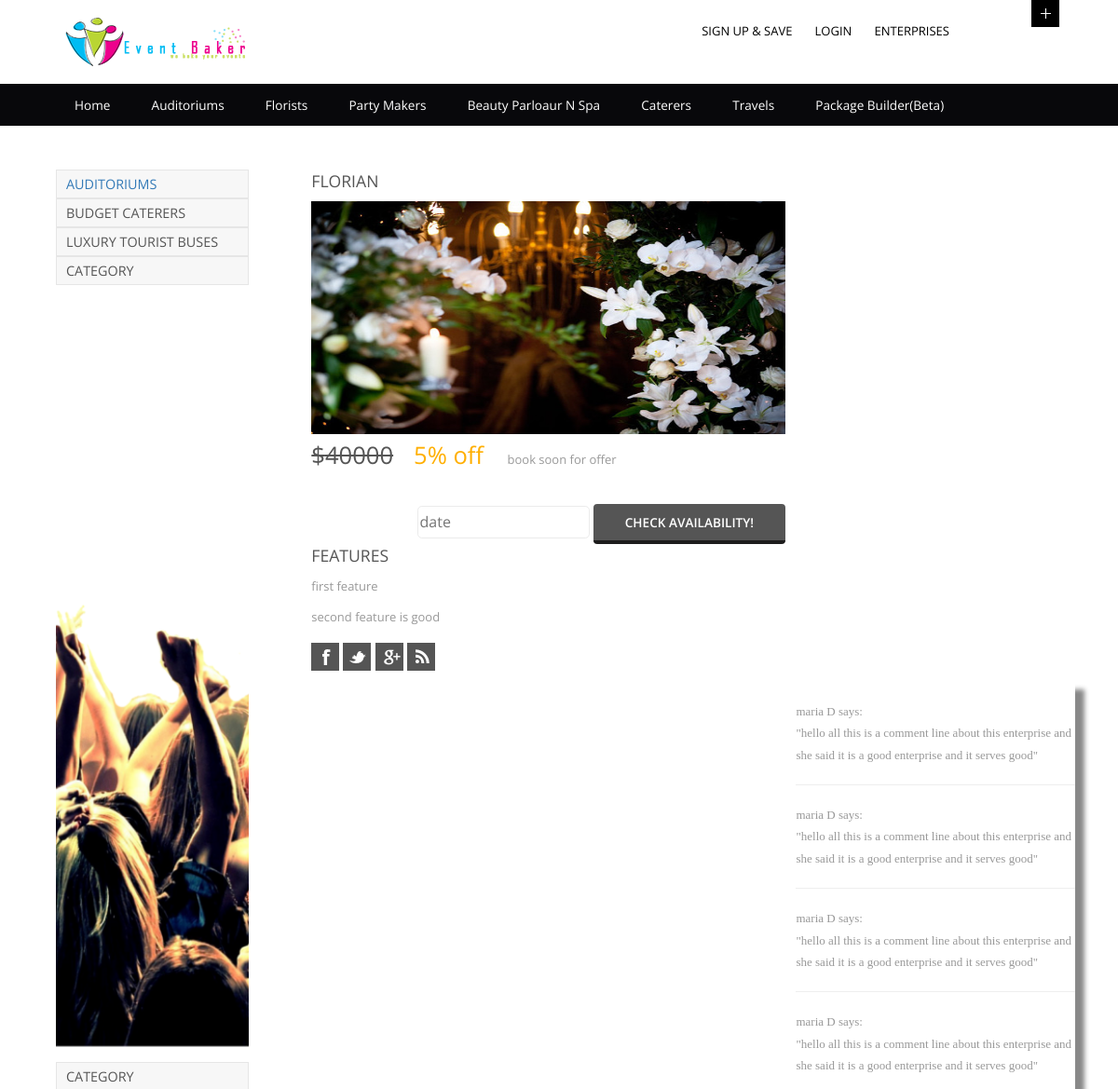
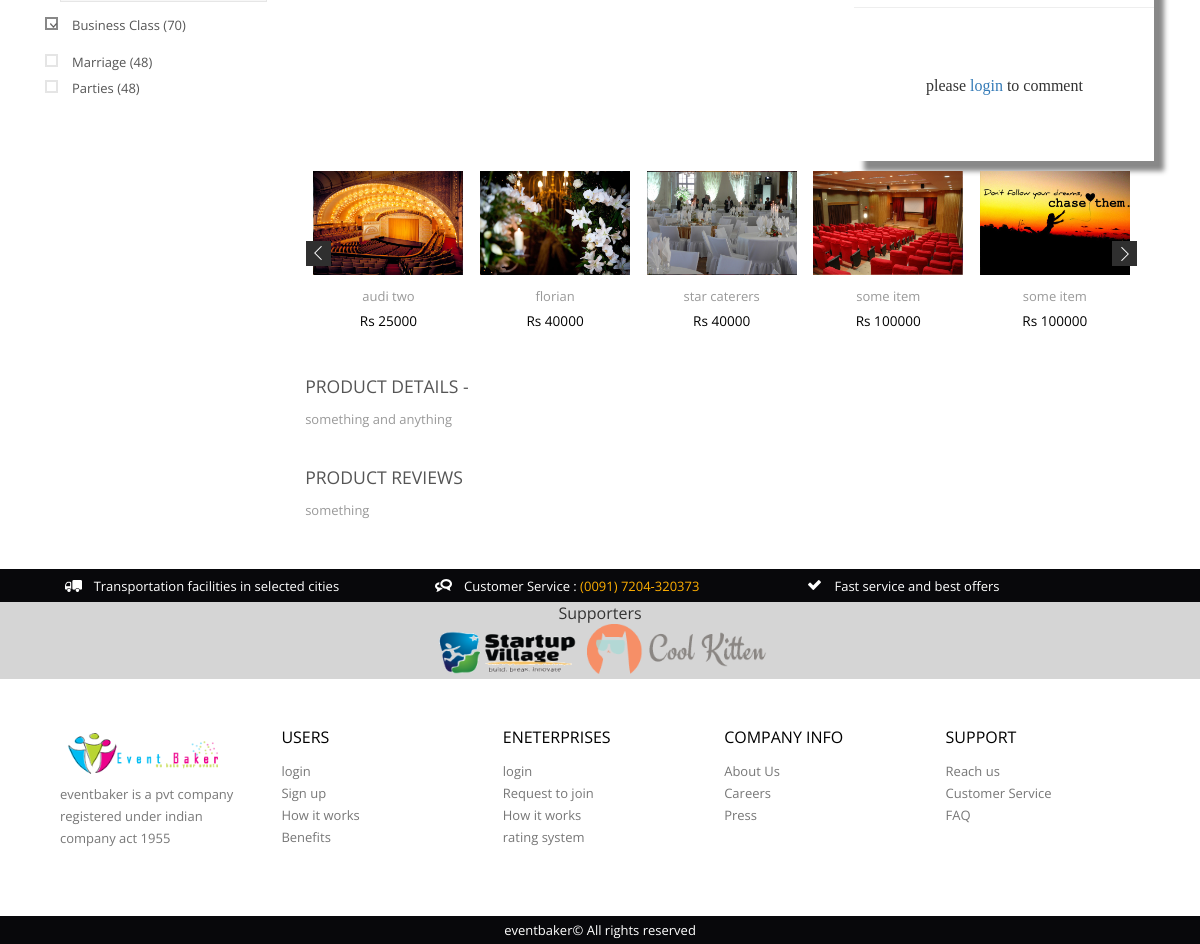
Screenshot of /details.php?id=4 with the database file from the repository (2 pictures, top to bottom).
### tables this page shows
CREATE TABLE `gallery` (
  `item_id` int(11) NOT NULL AUTO_INCREMENT,
  `itemname` varchar(25) NOT NULL,
  `category` varchar(20) NOT NULL,
  `class` varchar(20) NOT NULL,
  `city` varchar(20) NOT NULL,
  `country` varchar(20) NOT NULL,
  `rent` int(11) NOT NULL,
  `rating` int(11) DEFAULT NULL,
  `description` varchar(500) DEFAULT NULL,
  `review` varchar(500) DEFAULT NULL,
  `feature1` varchar(100) DEFAULT NULL,
  `feature2` varchar(100) DEFAULT NULL,
  `feature3` varchar(100) DEFAULT NULL,
  `feature4` varchar(100) DEFAULT NULL,
  `feature5` varchar(100) DEFAULT NULL,
  `offer` int(11) DEFAULT NULL,
  `enabled` varchar(3) DEFAULT 'yes',
  `imgpath` varchar(255) DEFAULT NULL,
  `occassion` varchar(20) DEFAULT NULL,
  PRIMARY KEY (`item_id`)
);

### details.php (the view, shortened to what this page needs)
<?php include('header.php');?>
       <?php include('sidebar.php')?>
		<div class="cont span_2_of_3">
			<div class="cont1 span_2_of_a1">
<?php
require('connect.php');
$name=$_GET['id'];
$result = mysqli_query($con,"SELECT * FROM gallery where item_id=$name");
while($row = mysqli_fetch_array($result))
  {
echo "<h3 class='m_3'>".$row['itemname']."</h3>";
echo "<img src='".$row['imgpath']."' style='height:250px;width:100%'>
				<div class='price_single'>
							  <span class='reducedfrom'>$".$row['rent']."</span>
							  <span class='actual'>".$row['offer']."% off</span><a href='#'>book soon for offer</a>
							</div>
				<div class='btn_form'>
				   <form class='right-form' action='check_available.php' method='post'>
					<input type='hidden' value='$name' name='ad'>
					<input type='text' placeholder='date' name='date' id='inputField' style='display:inline-block;height:35px;'>
					 <input type='submit' value='CHECK AVAILABILITY!' title=''>
				  </form>
<br>
				</div>
     	<h3 class='m_3'>features</h3>
<ol>
<li><p class='m_desc'>".$row['feature1']."</p></li>
<li><p class='m_desc'>".$row['feature2']."</p></li>
<li><p class='m_desc'>".$row['feature3']."</p></li>
<li><p class='m_desc'>".$row['feature4']."</p></li>
<li><p class='m_desc'>".$row['feature5']."</p></li>
</ol>";
}
?>
                <div class='social_single'>
				   <ul>
					  <li class='fb'><a href='#'><span> </span></a></li>
					  <li class='tw'><a href='#'><span> </span></a></li>
					  <li class='g_plus'><a href='#'><span> </span></a></li>
					  <li class='rss'><a href='#'><span> </span></a></li>
				   </ul>
			    </div>
			</div>
<div id="right-bar" style="float:right;width:300px;
height:600px;
background-color:white;
box-shadow: 10px 10px 5px #888888;position:relative;left:2%;"><br>
<div style="width:100%;height:450px;overflow:scroll">
<ul class="listing">
<li><p class='m_desc'><i>maria D says:</i><br>"hello all this is a comment line about this enterprise and she said it is a good enterprise and it serves good"</p><hr></li>
<li><p class='m_desc'><i>maria D says:</i><br>"hello all this is a comment line about this enterprise and she said it is a good enterprise and it serves good"</p><hr></li>
<li><p class='m_desc'><i>maria D says:</i><br>"hello all this is a comment line about this enterprise and she said it is a good enterprise and it serves good"</p><hr></li>
<li><p class='m_desc'><i>maria D says:</i><br>"hello all this is a comment line about this enterprise and she said it is a good enterprise and it serves good"</p><hr></li>
<li><p class='m_desc'><i>maria D says:</i><br>"hello all this is a comment line about this enterprise and she said it is a good enterprise and it serves good"</p><hr></li>
</ul>
</div>
<?php if(isset($_SESSION['email'])){
echo
"<form method='post' action='comment.php'>
<textarea name='comments' style='width:98%;height:80px'></textarea>
<input type='submit' value='post' style='float:right'>
</form>";}
else{
	echo"<br><br><center><p class='listing'>please <a href='login.php'>login</a> to comment</p></center>";}
?>
</div>
         <ul id="flexiselDemo3">
<?php
$result = mysqli_query($con,"SELECT * FROM gallery");
while($row = mysqli_fetch_array($result))
  {
echo "<li><img src='".$row['imgpath']."' /><div class='grid-flex'><a href='details.php?id=".$row['item_id']."'>". $row['itemname'] . "</a><p>Rs ". $row['rent'] . "</p></div></li>";
}
?>
		 </ul>
	 <div class="toogle">
     	<h3 class="m_3">Product Details -</h3>
<?php
$result = mysqli_query($con,"SELECT * FROM gallery WHERE item_id='$name' ");
while($row = mysqli_fetch_array($result))
  {
 ?>
     	<p class="m_text"><?php echo $row['description'];  ?></p>
     </div>
	 <div class="toogle">
     	<h3 class="m_3">Product Reviews</h3>
     	<p class="m_text"><?php echo $row['review']; } ?></p>
     </div>
     </div>
	 </div>
     </div>
	 <?php include('footer.php');?>

### header.php (shortened to what this page needs)
<!DOCTYPE HTML>
<html>
<head>
<link href="css/bootstrap.min.css" rel="stylesheet">
<link href="css/style.css" rel="stylesheet" type="text/css" media="all" />
<link href="css/form.css" rel="stylesheet" type="text/css" media="all" />
<link href="forms.css" rel="stylesheet" type="text/css" media="all" />
<link rel="stylesheet" type="text/css" media="all" href="jsDatePick_ltr.min.css" />
<link href="css/megamenu.css" rel="stylesheet" type="text/css" media="all" />
</head>
<body>
  <div class="header-top">
	 <div class="wrap">
		<div class="logo">
			<a href="index.php"><img src="images/logo.png" alt=""/></a>
	    </div>
	    <div class="cssmenu">
		   <ul><?php	if(!isset($_SESSION['email'])){
			 echo "<li class='active'><a href='register.php'>Sign up & Save</a></li>
			 <li><a href='login.php'>Login</a></li>
			<li><a href='enterprise_login.php'>Enterprises</a></li>";}
			else
				{
				echo "
				<li><a href='wishlist.php'>Wishlist</a></li>
				<li><a href='checkout.php'>CheckOut</a></li>
				<li><a href='logout.php'>logout</a></li>";
				}?>
		   </ul>
		</div>
		<ul class="icon2 sub-icon2 profile_img">
			<li><a class="active-icon c2" href="#"> </a>
			</li>
		</ul>
 	</div>
   </div>
   <div class="header-bottom">
   	<div class="wrap">
		<ul class="megamenu skyblue">
		    <li><a class="color1" href="index.php">Home</a></li>
			<li class="grid"><a class="color2" href="auditorium.php">Auditoriums</a></li>
  			   <li class="active grid"><a class="color4" href="florists.php">Florists</a></li>
				<li><a class="color4" href="party_makers.php">Party makers</a></li>
				<li><a class="color6" href="beautyspa.php">Beauty parloaur N Spa</a></li>
				<li><a class="color7" href="caterers.php">Caterers</a></li>
				<li><a class="color11" href="travels.php">Travels</a></li>
				<li><a class="color10" href="packages.php">Package Builder(beta)</a></li>
		   </ul>
     	</div>
       </div>

### sidebar.php
<div class="login">
         <div class="wrap">
     	    <div class="rsidebar span_1_of_left">
				   <section  class="sky-form">
<h4><a href="auditorium.php">Auditoriums</a></h4>
<h4>Budget caterers</h4>
<h4>Luxury tourist buses</h4>
<h4>Category</h4>
                   	  <a href="http://www.google.com"><img src="images/tall.png" style="width:100%"></a>
                   	  <h4>Category</h4>
						<div class="row row1 scroll-pane">
							<div class="col col-4">
								<label class="checkbox"><input type="checkbox" name="checkbox" checked=""><i></i>Business class (70)</label>
							</div>
							<div class="col col-4">
								<label class="checkbox"><input type="checkbox" name="checkbox"><i></i>Marriage (48)</label>
								<label class="checkbox"><input type="checkbox" name="checkbox"><i></i>Parties (48)</label>
						    </div>
						</div>
		</div>

### footer.php (shortened to what this page needs)
<div class="footer">
       	   <div class="footer-top">
       		<div class="wrap">
       			   <div class="col_1_of_footer-top span_1_of_footer-top">
				  	 <ul class="f_list">
				  	 	<li><img src="images/f_icon.png" alt=""/><span class="delivery">Transportation facilities in selected cities</span></li>
				  	 </ul>
				   </div>
				   <div class="col_1_of_footer-top span_1_of_footer-top">
				  	<ul class="f_list">
				  	 	<li><img src="images/f_icon1.png" alt=""/><span class="delivery">Customer Service :<span class="orange"> (0091) 7204-320373</span></span></li>
				  	 </ul>
				   </div>
				   <div class="col_1_of_footer-top span_1_of_footer-top">
				  	<ul class="f_list">
				  	 	<li><img src="images/f_icon2.png" alt=""/><span class="delivery">Fast service and best offers</span></li>
				  	 </ul>
				   </div>
			 </div>
       	    </div>
       	     <div class="footer-middle">
       	 	<div class="wrap">
       	 		<div class="section group">
<center><h3>Supporters</h3><img src="images/lgs.png" style="height:50px"><img src="images/logo1.png" style="height:50px"></center>
			   </div>
       	 	</div>
       	 </div>
       	 <div class="footer-bottom">
       	 	<div class="wrap">
       	 		<div class="section group">
				<div class="col_1_of_5 span_1_of_5">
					<ul class="sub_list">
						<img src="images/logo.png">
					  <li><a>eventbaker is a pvt company registered under indian company act 1955</a></li>
			        </ul>
				</div>
				<div class="col_1_of_5 span_1_of_5">
					<h3 class="m_9">USERS</h3>
					<ul class="list1">
				    <li><a href="auditorium.php?search_key&class=business class">login</a></li>
			            <li><a href="travels.php?search_key&class=luxury">Sign up</a></li>
			            <li><a href="#">How it works</a></li>
			            <li><a href="auditorium.php?search_key&rating=5">Benefits</a></li>
		            </ul><br>
				</div>
				<div class="col_1_of_5 span_1_of_5">
					<h3 class="m_9">Eneterprises</h3>
					<ul class="list1">
				    <li><a href="auditorium.php?search_key&class=business class">login</a></li>
			            <li><a href="travels.php?search_key&class=luxury">Request to join</a></li>
			            <li><a href="#">How it works</a></li>
			            <li><a href="auditorium.php?search_key&rating=5">rating system</a></li>
		            </ul>
				</div>
				<div class="col_1_of_5 span_1_of_5">
					<h3 class="m_9">Company Info</h3>
					<ul class="list1">
					   <li><a href="shop.php">About Us</a></li>
			           <li><a href="shop.php">Careers</a></li>
			           <li><a href="shop.php">Press</a></li>
		            </ul>
				</div>
				<div class="col_1_of_5 span_1_of_5">
					<h3 class="m_9">Support</h3>
					<ul class="list1">
					   <li><a href="shop.php">Reach us</a></li>
					   <li><a href="shop.php">Customer Service</a></li>
					   <li><a href="shop.php">FAQ</a></li>
		            </ul>
				</div>
			</div>
       	  </div>
       	 </div>
       	 <div class="copy">
       	   <div class="wrap">
       	   	  <p>eventbaker© All rights reserved</p>
       	   </div>
       	 </div>
       </div>
</body>
</html>

### css/form.css (style rules this page uses)
.row1 { outline:none; padding: 20px; overflow: auto; height: 200px; }
.sky-form h4 { color: #555; font-size: 0.9em; padding: 5px 10px; background: #F7F7F7; border: 1px solid #E6E6E6; text-transform: uppercase; }
.sky-form .input, .sky-form .select, .sky-form .textarea, .sky-form .radio, .sky-form .checkbox, .sky-form .toggle, .sky-form .button { position: relative; display: block; }
.sky-form .radio,.sky-form .checkbox { outline:none; border:none; margin-bottom: 4px; padding-left: 27px; font-size: 13px; line-height: 27px; color: #555555; cursor: pointer; text-transform: capitalize; }
.sky-form .radio:last-child, .sky-form .checkbox:last-child { margin-bottom: 0; }
.sky-form .radio i, .sky-form .checkbox i { position: absolute; top: 5px; left: 0; display: block; width: 13px; height: 13px; outline: none; border-width: 2px; border-style: solid; background: #fff; }
.sky-form .radio input + i:after, .sky-form .checkbox input + i:after { position: absolute; opacity: 0; transition: opacity 0.1s; -o-transition: opacity 0.1s; -ms-transition: opacity 0.1s; -moz-transition: opacity 0.1s; -webkit-transition: opacity 0.1s; }
.sky-form .radio input:checked + i:after, .sky-form .checkbox input:checked + i:after { opacity: 1; }
.sky-form .checkbox input + i:after { content:''; top: 0px; left:-3px; width: 15px; height: 15px; background: url(../images/b-arrow.png); text-align: center; }
.sky-form .checkbox input + i:after { color:#fff; }
.sky-form .checkbox i { border-color:#E5E5E5; }
.sky-form .radio input:checked + i, .sky-form .checkbox input:checked + i, .sky-form .toggle input:checked + i { border-color:#888; }

### forms.css (style rules this page uses)
.right-form { float:right; }
form { padding-bottom: 2em; }
.right-form input,password,select,textarea { display:inline-block; color:#4D4949; border:1px solid #EBEBEB; border-radius: 0.3em; -webkit-border-radius:0.3em; -moz-border-radius:0.3em; -o-border-radius:0.3em; margin-bottom: 10px; }
input[type="submit"] { font-size:18px; display: inline-block; font-weight:600; color: #fff; cursor: pointer; font-family: 'Open Sans', sans-serif; border:none; background: #ffe49e; background: -moz-linear-gradient(top, #ffe49e 0%, #ffb700 3%, #ffad00 35%, #ff9000 97%, #e27f00 100%); background: -webkit-gradient(linear, left top, left bottom, color-stop(0%,#ffe49e), color-stop(3%,#ffb700), color-stop(35%,#ffad00), color-stop(97%,#ff9000), color-stop(100%,#e27f00)); background: -webkit-linear-gradient(top, #ffe49e 0%,#ffb700 3%,#ffad00 35%,#ff9000 97%,#e27f00 100%); background: -o-linear-gradient(top, #ffe49e 0%,#ffb700 3%,#ffad00 35%,#ff9000 97%,#e27f00 100%); background: -ms-linear-gradient(top, #ffe49e 0%,#ffb700 3%,#ffad00 35%,#ff9000 97%,#e27f00 100%); background: linear-gradient(to bottom, #ffe49e 0%,#ffb700 3%,#ffad00 35%,#ff9000 97%,#e27f00 100%); filter: progid:DXImageTransform.Microsoft.gradient( startColorstr='#ffe49e', endColorstr='#e27f00',GradientType=0 ); }

### css/megamenu.css (style rules this page uses)
.megamenu { margin-bottom:0px;padding:0;width:100%;list-style:none;display:inline-block;position:relative; }
.megamenu li { margin-bottom:-5px;display:inline }
.megamenu>li>a { float:left;padding:8px 20px;text-decoration:none;text-transform:capitalize;font-size:0.85em; -webkit-transition: all 0.3s ease-in-out; -moz-transition: all 0.3s ease-in-out; -o-transition: all 0.3s ease-in-out; transition: all 0.3s ease-in-out; }
.skyblue li>a,.skyblue>li.showhide span { color:#fff }

### details.php (style rules this page uses)
.listing { font-family:myFirstFont; }

### rows the page displays
gallery: itemname "FLORIAN", imgpath (picture), rent "40000", offer "5", feature1 "first feature", feature2 "second feature is good", itemname "florian", description "something and anything", review "something"
gallery: imgpath (picture), itemname "audi two", rent "25000"
gallery: imgpath (picture), itemname "star caterers", rent "40000"
gallery: imgpath (picture), itemname "some item", rent "100000"
gallery: imgpath (picture), itemname "some item", rent "100000"
